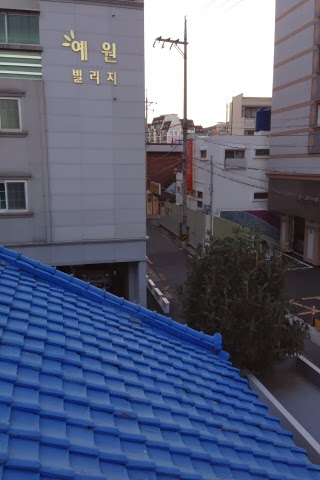
#> input picture Tutorials/Tutorial_5/S1.jpg, 320 x 480 px
$ python feature_matching2.py
#> lines starting #> are read from the running program, lines starting #| are printed output that depends on the picture
import numpy as np
import cv2
import matplotlib.pyplot as plt

img_left = cv2.imread("../S1.jpg")
#> img_left is the input picture: shape (480, 320, 3); mean B, G, R 121.5, 96.9, 89.6
img_right = cv2.imread("../S2.jpg")
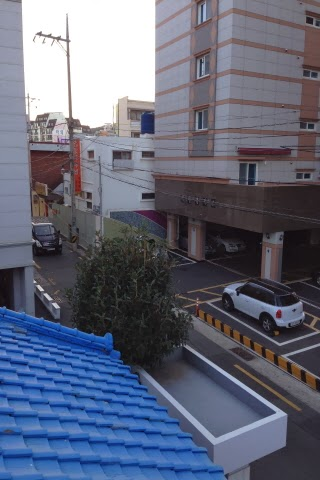
#> input picture Tutorials/Tutorial_5/S2.jpg, 320 x 480 px
#> img_right is the input picture: shape (480, 320, 3); mean B, G, R 121.4, 102.9, 97.7

img_left = cv2.cvtColor(img_left, cv2.COLOR_BGR2RGB)
img_right = cv2.cvtColor(img_right, cv2.COLOR_BGR2RGB)

# Create SIFT object and find descriptors
sift = cv2.xfeatures2d.SIFT_create()
keypoints_left, descriptors_left = sift.detectAndCompute(img_left, None)
#> keypoints_left = 980 keypoints; strongest (x, y, size): (168, 40, 2.7), (177, 41, 3.1), (185, 43, 3.4), (185, 57, 2.5)
keypoints_right, descriptors_right = sift.detectAndCompute(img_right, None)
#> keypoints_right = 1045 keypoints; strongest (x, y, size): (40, 34, 3.1), (41, 289, 2.6), (58, 38, 3.1), (46, 295, 2.7)

# Create a BF Matcher object to find matches
bf = cv2.BFMatcher()

# Match descriptors
matches = bf.match(descriptors_right, descriptors_left)
#> matches = 1045 matches

# Sort mathces
matches = sorted(matches, key = lambda x:x.distance)

# Draw keypoints
imgmatch = cv2.drawMatches(img_right, keypoints_right, img_left, keypoints_left, matches[:10], None, flags=2)
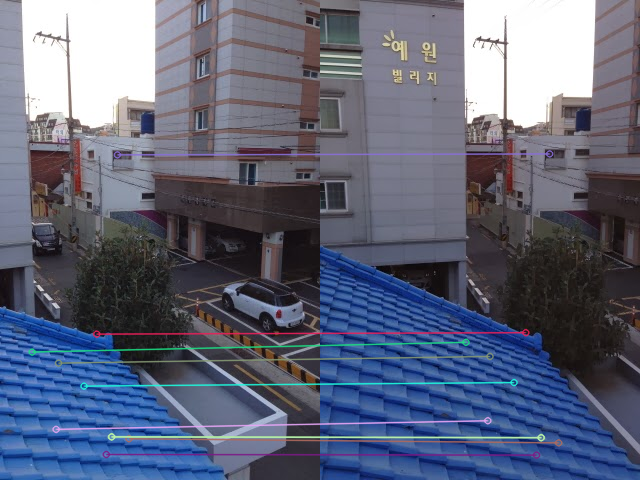
#> imgmatch: shape (480, 640, 3); mean R, G, B 95.2, 101.1, 122.1

# Arrange matching keypoints in two seperate lists
GoodMatches = []
for i, m in enumerate(matches):
	if m.distance < 1000:
		GoodMatches.append((m.trainIdx, m.queryIdx))
#> after the loop, GoodMatches = 1045 pairs, first value 3 to 979, second value 0 to 1044

# Get the  keypoints that are good matches
mpr = np.float32([ keypoints_right[i].pt for (__, i) in GoodMatches])
#> mpr = 1045 pairs, first value 2.6 to 316.9, second value 2.64 to 475.7
mpl = np.float32([ keypoints_left[i].pt for (i, __) in GoodMatches])
#> mpl = 1045 pairs, first value 3.23 to 316.9, second value 12.15 to 476.2

# Find homography and wrap image accordingly
H, __ = cv2.findHomography(mpr, mpl, cv2.RANSAC, 4)
#> H = [[0.77, -0.0121, 122], [-0.129, 0.926, 12.63], [-0.000704, -3.09e-06, 1]]

print(H)
#| [[ 7.69700346e-01 -1.21167806e-02  1.21997766e+02]
#|  [-1.29172787e-01  9.26410439e-01  1.26327639e+01]
#|  [-7.04273945e-04 -3.09467838e-06  1.00000000e+00]]

wimg = cv2.warpPerspective(img_right, H, (img_right.shape[1]+img_left.shape[1], img_right.shape[0]))
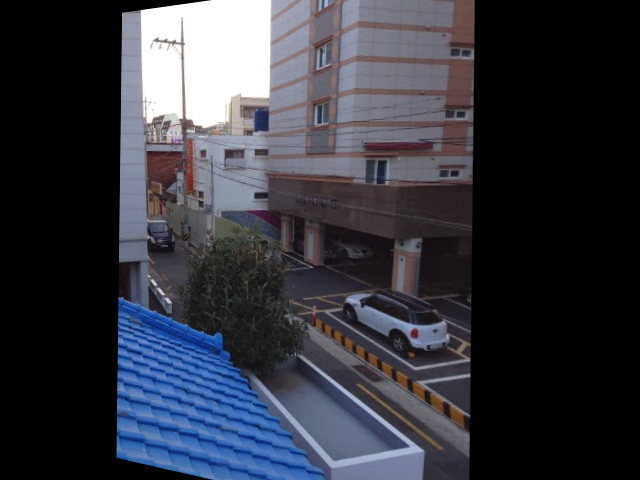
#> wimg: shape (480, 640, 3); mean R, G, B 52, 53.8, 62.9
wimg[:,:img_left.shape[1],:] = img_left
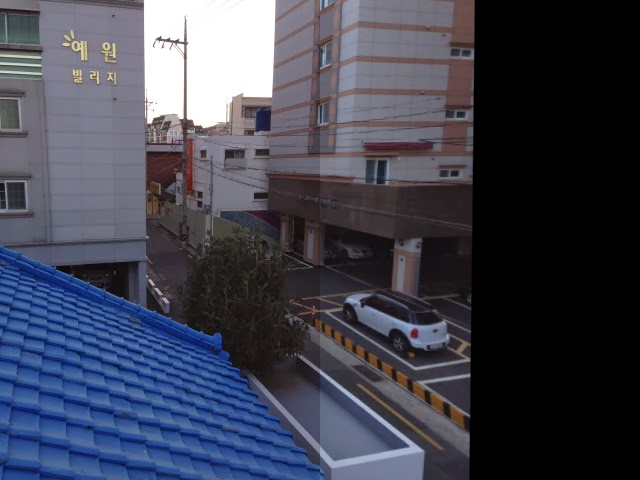
#> wimg: shape (480, 640, 3); mean R, G, B 64.5, 67, 81.5

plt.figure(figsize=(8,3))
plt.subplot(121)
plt.imshow(imgmatch)
plt.title("Matches keypoints"), plt.xticks([]), plt.yticks([])
plt.subplot(122)
plt.imshow(wimg)
plt.title("Panoramic image"), plt.xticks([]), plt.yticks([])
plt.show()
